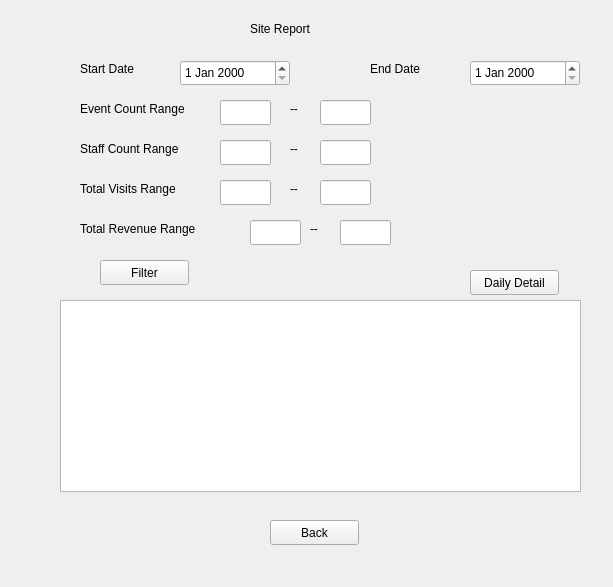
<?xml version="1.0" encoding="UTF-8"?>
<ui version="4.0">
 <class>Form</class>
 <widget class="QWidget" name="Form">
  <property name="geometry">
   <rect>
    <x>0</x>
    <y>0</y>
    <width>613</width>
    <height>587</height>
   </rect>
  </property>
  <property name="windowTitle">
   <string>Form</string>
  </property>
  <widget class="QLabel" name="label">
   <property name="geometry">
    <rect>
     <x>250</x>
     <y>20</y>
     <width>101</width>
     <height>17</height>
    </rect>
   </property>
   <property name="text">
    <string>Site Report</string>
   </property>
  </widget>
  <widget class="QLabel" name="label_6">
   <property name="geometry">
    <rect>
     <x>80</x>
     <y>60</y>
     <width>91</width>
     <height>17</height>
    </rect>
   </property>
   <property name="text">
    <string>Start Date</string>
   </property>
  </widget>
  <widget class="QDateEdit" name="dateEdit">
   <property name="geometry">
    <rect>
     <x>180</x>
     <y>60</y>
     <width>110</width>
     <height>26</height>
    </rect>
   </property>
  </widget>
  <widget class="QDateEdit" name="dateEdit_2">
   <property name="geometry">
    <rect>
     <x>470</x>
     <y>60</y>
     <width>110</width>
     <height>26</height>
    </rect>
   </property>
  </widget>
  <widget class="QLabel" name="label_7">
   <property name="geometry">
    <rect>
     <x>370</x>
     <y>60</y>
     <width>91</width>
     <height>17</height>
    </rect>
   </property>
   <property name="text">
    <string>End Date</string>
   </property>
  </widget>
  <widget class="QLabel" name="label_2">
   <property name="geometry">
    <rect>
     <x>80</x>
     <y>100</y>
     <width>141</width>
     <height>17</height>
    </rect>
   </property>
   <property name="text">
    <string>Event Count Range</string>
   </property>
  </widget>
  <widget class="QLineEdit" name="lineEdit">
   <property name="geometry">
    <rect>
     <x>220</x>
     <y>100</y>
     <width>51</width>
     <height>25</height>
    </rect>
   </property>
  </widget>
  <widget class="QLabel" name="label_3">
   <property name="geometry">
    <rect>
     <x>290</x>
     <y>100</y>
     <width>21</width>
     <height>17</height>
    </rect>
   </property>
   <property name="text">
    <string>--</string>
   </property>
  </widget>
  <widget class="QLineEdit" name="lineEdit_2">
   <property name="geometry">
    <rect>
     <x>320</x>
     <y>100</y>
     <width>51</width>
     <height>25</height>
    </rect>
   </property>
  </widget>
  <widget class="QLabel" name="label_4">
   <property name="geometry">
    <rect>
     <x>290</x>
     <y>140</y>
     <width>21</width>
     <height>17</height>
    </rect>
   </property>
   <property name="text">
    <string>--</string>
   </property>
  </widget>
  <widget class="QLineEdit" name="lineEdit_3">
   <property name="geometry">
    <rect>
     <x>220</x>
     <y>140</y>
     <width>51</width>
     <height>25</height>
    </rect>
   </property>
  </widget>
  <widget class="QLabel" name="label_5">
   <property name="geometry">
    <rect>
     <x>80</x>
     <y>140</y>
     <width>141</width>
     <height>17</height>
    </rect>
   </property>
   <property name="text">
    <string>Staff Count Range</string>
   </property>
  </widget>
  <widget class="QLineEdit" name="lineEdit_4">
   <property name="geometry">
    <rect>
     <x>320</x>
     <y>140</y>
     <width>51</width>
     <height>25</height>
    </rect>
   </property>
  </widget>
  <widget class="QLabel" name="label_8">
   <property name="geometry">
    <rect>
     <x>290</x>
     <y>180</y>
     <width>21</width>
     <height>17</height>
    </rect>
   </property>
   <property name="text">
    <string>--</string>
   </property>
  </widget>
  <widget class="QLineEdit" name="lineEdit_5">
   <property name="geometry">
    <rect>
     <x>220</x>
     <y>180</y>
     <width>51</width>
     <height>25</height>
    </rect>
   </property>
  </widget>
  <widget class="QLabel" name="label_9">
   <property name="geometry">
    <rect>
     <x>80</x>
     <y>180</y>
     <width>141</width>
     <height>17</height>
    </rect>
   </property>
   <property name="text">
    <string>Total Visits Range</string>
   </property>
  </widget>
  <widget class="QLineEdit" name="lineEdit_6">
   <property name="geometry">
    <rect>
     <x>320</x>
     <y>180</y>
     <width>51</width>
     <height>25</height>
    </rect>
   </property>
  </widget>
  <widget class="QLabel" name="label_10">
   <property name="geometry">
    <rect>
     <x>310</x>
     <y>220</y>
     <width>21</width>
     <height>17</height>
    </rect>
   </property>
   <property name="text">
    <string>--</string>
   </property>
  </widget>
  <widget class="QLineEdit" name="lineEdit_7">
   <property name="geometry">
    <rect>
     <x>250</x>
     <y>220</y>
     <width>51</width>
     <height>25</height>
    </rect>
   </property>
  </widget>
  <widget class="QLabel" name="label_11">
   <property name="geometry">
    <rect>
     <x>80</x>
     <y>220</y>
     <width>151</width>
     <height>17</height>
    </rect>
   </property>
   <property name="text">
    <string>Total Revenue Range</string>
   </property>
  </widget>
  <widget class="QLineEdit" name="lineEdit_8">
   <property name="geometry">
    <rect>
     <x>340</x>
     <y>220</y>
     <width>51</width>
     <height>25</height>
    </rect>
   </property>
  </widget>
  <widget class="QPushButton" name="pushButton">
   <property name="geometry">
    <rect>
     <x>100</x>
     <y>260</y>
     <width>89</width>
     <height>25</height>
    </rect>
   </property>
   <property name="text">
    <string>Filter</string>
   </property>
  </widget>
  <widget class="QPushButton" name="pushButton_2">
   <property name="geometry">
    <rect>
     <x>470</x>
     <y>270</y>
     <width>89</width>
     <height>25</height>
    </rect>
   </property>
   <property name="text">
    <string>Daily Detail</string>
   </property>
  </widget>
  <widget class="QTableWidget" name="tableWidget">
   <property name="geometry">
    <rect>
     <x>60</x>
     <y>300</y>
     <width>521</width>
     <height>192</height>
    </rect>
   </property>
  </widget>
  <widget class="QPushButton" name="pushButton_3">
   <property name="geometry">
    <rect>
     <x>270</x>
     <y>520</y>
     <width>89</width>
     <height>25</height>
    </rect>
   </property>
   <property name="text">
    <string>Back</string>
   </property>
  </widget>
 </widget>
 <resources/>
 <connections/>
</ui>
